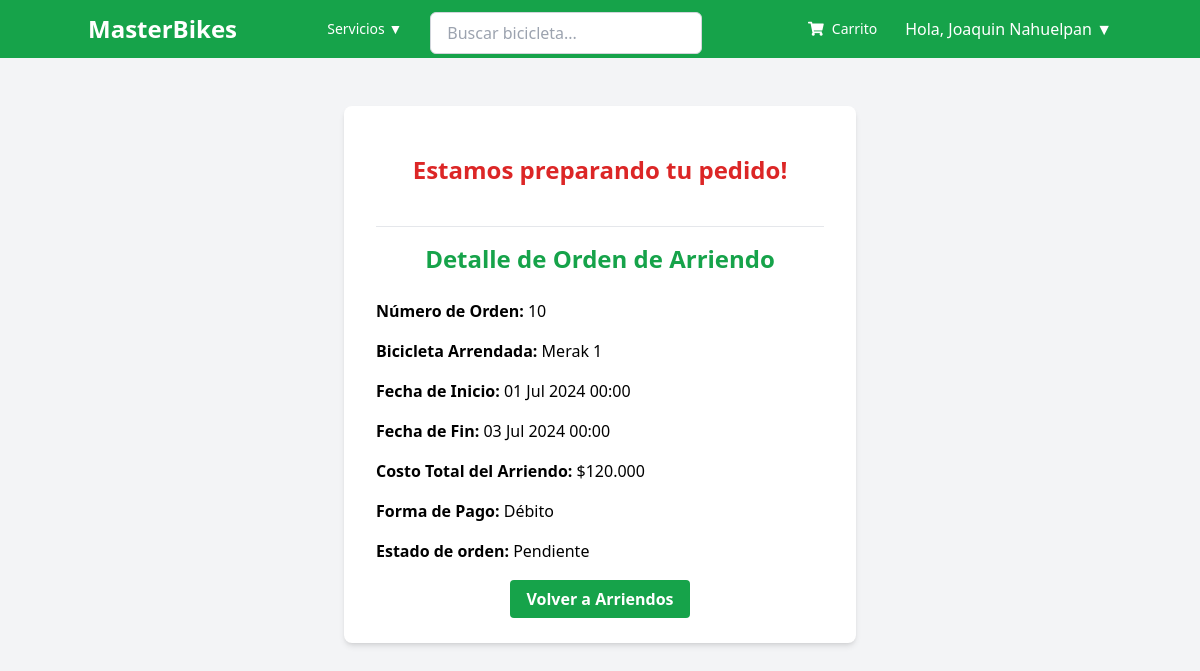
Page /orden_arriendo/10/ (signed in) on the committed database.
### clientes/models.py (models this page shows, shortened)
class Cliente(AbstractUser):
    email = models.EmailField(unique=True, primary_key=True)
    first_name = models.CharField(max_length=30)
    last_name = models.CharField(max_length=30)
    apellido_materno = models.CharField(max_length=30, null=True, blank=True)
    telefono = models.CharField(max_length=15, null=True, blank=True)
    direccion = models.TextField(null=True, blank=True)
    USERNAME_FIELD = 'email'
    REQUIRED_FIELDS = ['first_name', 'last_name', 'apellido_materno']

class Arriendo(models.Model):
    id = models.AutoField(primary_key=True)  # Agrega un campo ID que se incrementa automáticamente
    cliente = models.ForeignKey(settings.AUTH_USER_MODEL, on_delete=models.CASCADE)
    bicicleta = models.ForeignKey('Bicicleta', on_delete=models.SET_NULL, null=True)
    fecha_inicio = models.DateTimeField()
    fecha_fin = models.DateTimeField()
    forma_pago = models.CharField(max_length=20, choices=[
        ('Debito', 'Débito'),
        ('Credito', 'Crédito'),
        ('Transferencia', 'Transferencia Bancaria')
    ])
    costo_arriendo = models.IntegerField(default=0)
    deposito_garantia = models.IntegerField(default=100000)
    costo_total = models.IntegerField(default=0)
    ESTADO_CHOICES = [
        ('pendiente', 'Pendiente'),
        ('completado', 'Completado')
    ]
    estado = models.CharField(max_length=20, choices=ESTADO_CHOICES, default='pendiente')

class Bicicleta(models.Model):
    TIPO_CHOICES = [
        ('Montaña', 'Montaña'),
        ('Ruta', 'Ruta'),
        ('Ciudad', 'Ciudad'),
        ('BMX', 'BMX')
    ]
    tipo = models.CharField(max_length=15, choices=TIPO_CHOICES)
    marca = models.CharField(max_length=100)
    modelo = models.CharField(max_length=100)
    descripcion = models.TextField()
    imagen = models.ImageField(upload_to='bicicletas/', null=True, blank=True)
    precio_por_dia = models.IntegerField(default=0, null=True, blank=True)
    precio_venta = models.DecimalField(max_digits=10, decimal_places=2, null=True, blank=True, default=0)
    stock = models.IntegerField(default=0)
    disponible_para_venta = models.BooleanField(default=False)
    disponible_para_arriendo = models.BooleanField(default=False)

### clientes/views.py (the view)
# urls.py: path('orden_arriendo/<int:orden_id>/', views.orden_arriendo, name='orden_arriendo'),  # Ruta para mostrar el detalle de una orden de arriendo
@login_required
def orden_arriendo(request, orden_id):
    orden = get_object_or_404(Arriendo, id=orden_id)
    return render(request, 'clientes/orden_arriendo.html', {'orden': orden})

### Carro/context_processors.py (called while the page is built)
def carrito(request):
    if request.user.is_authenticated:
        carrito_items = ItemCarro.objects.filter(usuario=request.user)
        total_carrito = sum(item.bicicleta.precio_venta * item.cantidad for item in carrito_items)
    else:
        carrito_items = []
        total_carrito = 0
    return {
        'carrito_items': carrito_items,
        'total_carrito': total_carrito
    }

### clientes/templatetags/formatos.py (called while the page is built)
@register.filter(name='formato_clp')
def formato_clp(value):
    return "${:,.0f}".format(value).replace(',', '.')

### clientes/templates/clientes/orden_arriendo.html (shortened to what this page needs)
<!DOCTYPE html>
<html lang="es">
<head>
    {% load static %}
    {% load formatos %}
    <script src="https://cdn.tailwindcss.com"></script>
</head>
<body class="bg-gray-100">
    {% include 'clientes/navbar.html' %}
    <div class="container mx-auto mt-12">
        <div class="max-w-lg mx-auto bg-white rounded-lg shadow-md p-8">
            <h1 class="text-2xl font-bold text-center text-red-600 p-4 mb-6">Estamos preparando tu pedido!</h1>
            <hr>
            <h1 class="text-2xl font-bold text-center text-green-600 mt-4 mb-6">Detalle de Orden de Arriendo</h1>
            <ul class="space-y-4">
                <li><strong>Número de Orden:</strong> {{ orden.id }}</li>
                <li><strong>Bicicleta Arrendada:</strong> {{ orden.bicicleta.modelo }}</li>
                <li><strong>Fecha de Inicio:</strong> {{ orden.fecha_inicio|date:"d M Y H:i" }}</li>
                <li><strong>Fecha de Fin:</strong> {{ orden.fecha_fin|date:"d M Y H:i" }}</li>
                <li><strong>Costo Total del Arriendo:</strong> {{ orden.costo_total|formato_clp }}</li>
                <li><strong>Forma de Pago:</strong> {{ orden.get_forma_pago_display }}</li>
                <li><strong>Estado de orden:</strong> {{ orden.get_estado_display }}</li>
            </ul>
            <div class="mt-6 text-center">
                <a href="{% url 'ver_ordenes' %}" class="text-white bg-green-600 hover:bg-green-800 font-bold py-2 px-4 rounded">Volver a Arriendos</a>
            </div>
        </div>
    </div>
</body>
</html>

### clientes/templates/clientes/navbar.html (shortened to what this page needs)
<nav class="bg-green-600 p-1">
    <div class="container mx-auto flex flex-wrap items-center justify-between">
        <a href="{% url 'home' %}" class="text-white text-2xl font-bold">MasterBikes</a>
        <div class="flex items-center space-x-4 flex-grow justify-center">
            <div class="relative" id="categorias-dropdown">
                <button class="text-white hover:bg-green-700 px-3 py-2 rounded-md text-sm font-medium" id="categorias-btn">
                    Servicios ▼
                </button>
            </div>
            <form class="flex w-1/2 pt-2" action="{% url 'buscar_bicicletas' %}" method="get">
                <input type="text" placeholder="Buscar bicicleta..." name="search" id="search-input" class="w-full px-4 py-2 border border-gray-300 rounded-md focus:outline-none focus:ring-2 focus:ring-green-600 focus:border-transparent">
            </form>
        </div>
        <div class="flex items-center space-x-4">
            {% include 'Carro/carrito.html' %}
            {% if user.is_authenticated %}
                <div class="relative" id="user-dropdown">
                    <span class="text-white cursor-pointer" id="user-name">Hola, {{ user.first_name }} {{user.last_name}} ▼</span>
                </div>
            {% else %}
                <a href="{% url 'login' %}" class="text-white hover:bg-green-700 px-3 py-2 rounded-md text-sm font-medium">Iniciar Sesión</a>
                <a href="{% url 'registro' %}" class="bg-white text-green-600 hover:bg-gray-100 px-3 py-2 rounded-md text-sm font-medium">Registrarse</a>
            {% endif %}
        </div>
    </div>
</nav>

### rows in the picture
Cliente: first_name "Joaquin", last_name "Nahuelpan"
Arriendo: id "10", bicicleta.modelo "Merak 1", fecha_inicio "01 Jul 2024 00:00", fecha_fin "03 Jul 2024 00:00", costo_total "$120.000", forma_pago "Débito", estado "Pendiente"
